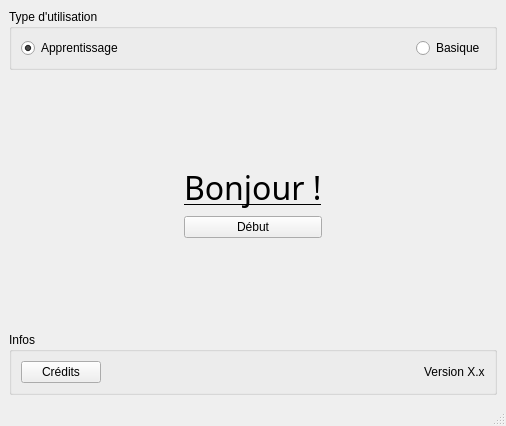
<?xml version="1.0" encoding="UTF-8"?>
<ui version="4.0">
 <class>Menu</class>
 <widget class="QMainWindow" name="Menu">
  <property name="geometry">
   <rect>
    <x>0</x>
    <y>0</y>
    <width>506</width>
    <height>426</height>
   </rect>
  </property>
  <property name="windowTitle">
   <string>QuidEst</string>
  </property>
  <widget class="QWidget" name="centralwidget">
   <layout class="QGridLayout" name="gridLayout">
    <item row="5" column="1" colspan="3">
     <widget class="QGroupBox" name="groupBox_2">
      <property name="title">
       <string>Infos</string>
      </property>
      <layout class="QHBoxLayout" name="horizontalLayout_2">
       <item>
        <widget class="QPushButton" name="pushButton_2">
         <property name="text">
          <string>Crédits</string>
         </property>
        </widget>
       </item>
       <item>
        <spacer name="horizontalSpacer_3">
         <property name="orientation">
          <enum>Qt::Horizontal</enum>
         </property>
         <property name="sizeHint" stdset="0">
          <size>
           <width>40</width>
           <height>20</height>
          </size>
         </property>
        </spacer>
       </item>
       <item>
        <widget class="QLabel" name="label_2">
         <property name="text">
          <string>Version X.x</string>
         </property>
        </widget>
       </item>
      </layout>
     </widget>
    </item>
    <item row="3" column="2">
     <widget class="QPushButton" name="pushButton">
      <property name="text">
       <string>Début</string>
      </property>
     </widget>
    </item>
    <item row="2" column="1">
     <spacer name="horizontalSpacer">
      <property name="orientation">
       <enum>Qt::Horizontal</enum>
      </property>
      <property name="sizeHint" stdset="0">
       <size>
        <width>40</width>
        <height>20</height>
       </size>
      </property>
     </spacer>
    </item>
    <item row="2" column="2" alignment="Qt::AlignHCenter">
     <widget class="QLabel" name="label">
      <property name="font">
       <font>
        <family>AR BERKLEY</family>
        <pointsize>24</pointsize>
        <underline>true</underline>
       </font>
      </property>
      <property name="text">
       <string>Bonjour !</string>
      </property>
     </widget>
    </item>
    <item row="2" column="3">
     <spacer name="horizontalSpacer_2">
      <property name="orientation">
       <enum>Qt::Horizontal</enum>
      </property>
      <property name="sizeHint" stdset="0">
       <size>
        <width>40</width>
        <height>20</height>
       </size>
      </property>
     </spacer>
    </item>
    <item row="1" column="2">
     <spacer name="verticalSpacer">
      <property name="orientation">
       <enum>Qt::Vertical</enum>
      </property>
      <property name="sizeHint" stdset="0">
       <size>
        <width>20</width>
        <height>40</height>
       </size>
      </property>
     </spacer>
    </item>
    <item row="0" column="1" colspan="3">
     <widget class="QGroupBox" name="groupBox">
      <property name="title">
       <string>Type d'utilisation</string>
      </property>
      <layout class="QHBoxLayout" name="horizontalLayout">
       <item>
        <widget class="QRadioButton" name="radioButton_2">
         <property name="text">
          <string>Apprentissage</string>
         </property>
         <property name="checked">
          <bool>true</bool>
         </property>
        </widget>
       </item>
       <item alignment="Qt::AlignRight">
        <widget class="QRadioButton" name="radioButton">
         <property name="text">
          <string>Basique</string>
         </property>
         <property name="checked">
          <bool>false</bool>
         </property>
        </widget>
       </item>
      </layout>
     </widget>
    </item>
    <item row="4" column="2">
     <spacer name="verticalSpacer_2">
      <property name="orientation">
       <enum>Qt::Vertical</enum>
      </property>
      <property name="sizeHint" stdset="0">
       <size>
        <width>20</width>
        <height>40</height>
       </size>
      </property>
     </spacer>
    </item>
   </layout>
  </widget>
  <widget class="QMenuBar" name="menubar">
   <property name="geometry">
    <rect>
     <x>0</x>
     <y>0</y>
     <width>506</width>
     <height>26</height>
    </rect>
   </property>
  </widget>
  <widget class="QStatusBar" name="statusbar"/>
 </widget>
 <resources/>
 <connections/>
</ui>
